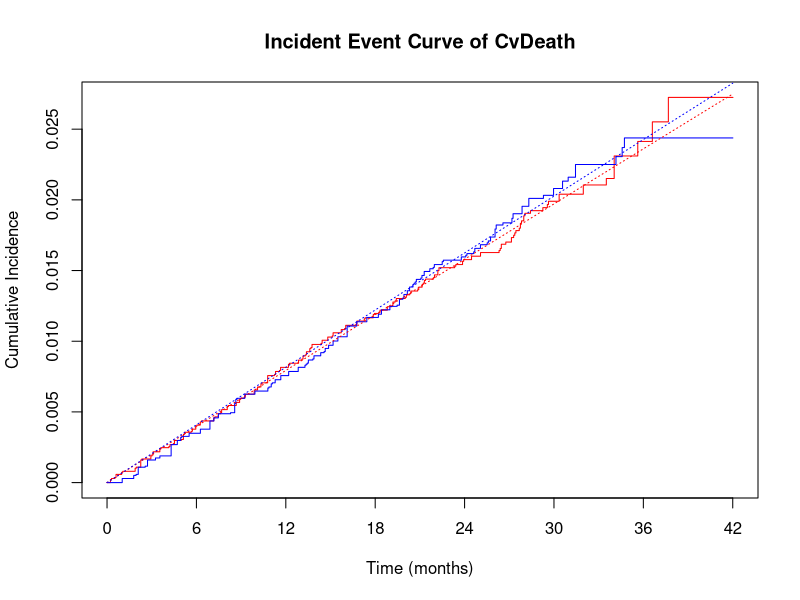
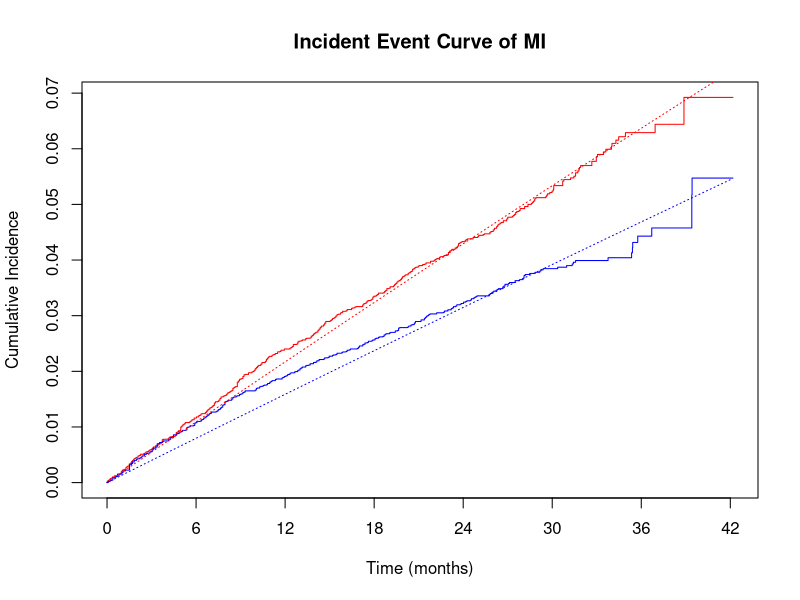
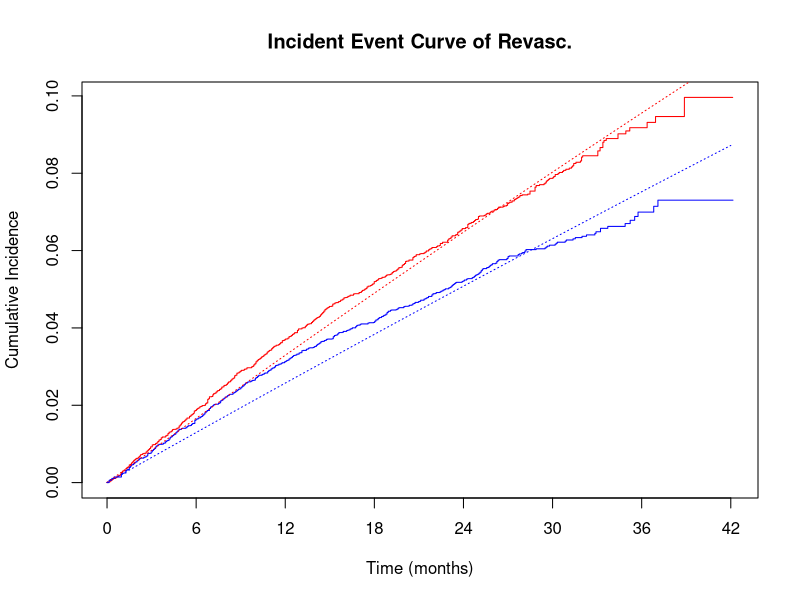
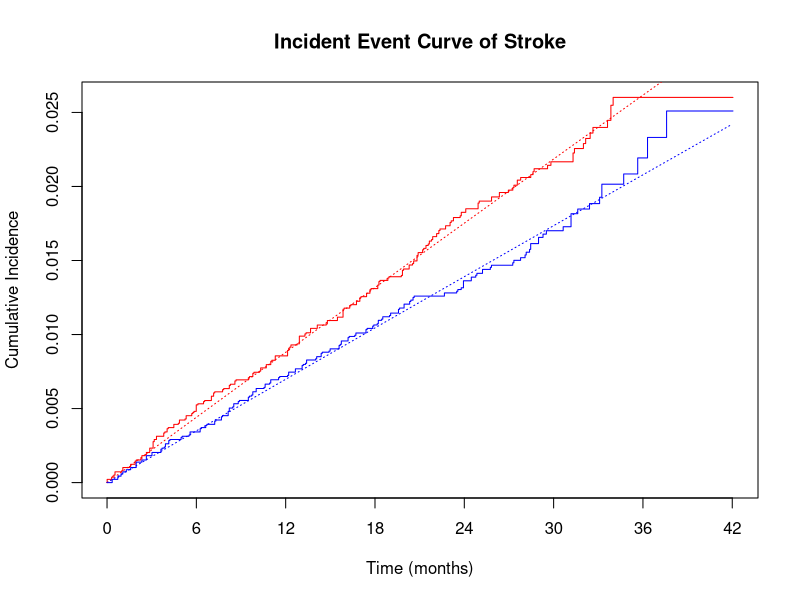
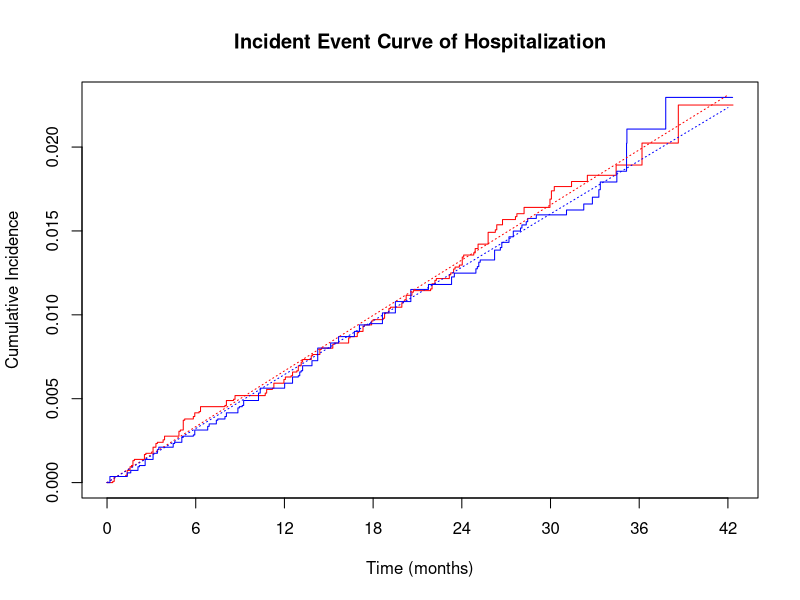
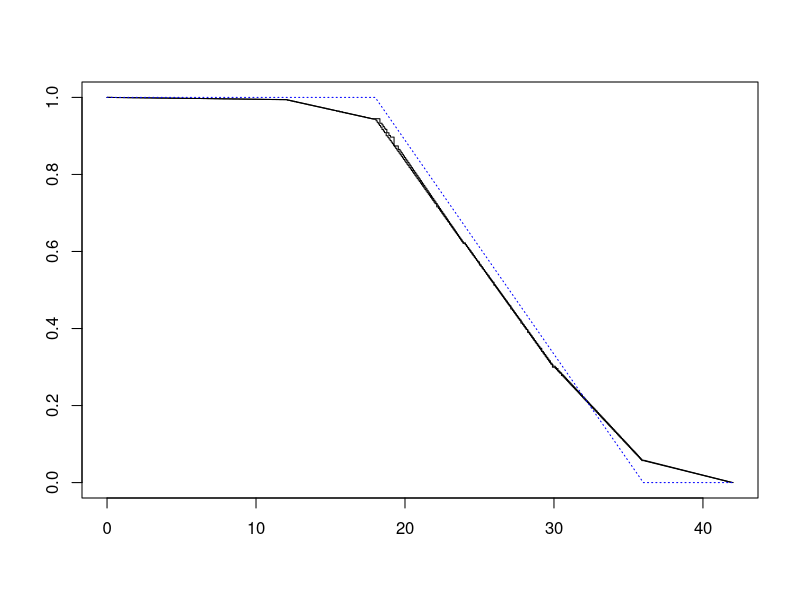

R code for these plots, in order:
library(tidyverse)
library(readxl)
library(survival)
library(writexl)

#####
## First: check whether we can reconstruct the original (incorrect!) one minus Kaplan-Meiers
#####
cvdeath <- read_excel("cvd_ipd.xlsx")
mi <- read_excel("mi_ipd.xlsx")
revas <- read_excel("revasc_ipd.xlsx")
stroke <- read_excel("stroke_ipd.xlsx")
hosp <- read_excel("hosp_ipd.xlsx")

## Also: check the numbers of events
cvd_event <- table(cvdeath$status, cvdeath$treat)[2,]
mi_event <- table(mi$status, mi$treat)[2,]
revas_event <- table(revas$status, revas$treat)[2,]
stroke_event <- table(stroke$status, stroke$treat)[2,]
hosp_event <- table(hosp$status, hosp$treat)[2,]
t(rbind(mi_event, revas_event,cvd_event,stroke_event,hosp_event))

#####
## Second: estimate constant hazard rates for each of the events
#####

# CV death 
tmp <- aggregate(cbind(time, status) ~ treat, data = cvdeath, sum)
tmp$rate <- tmp$status / tmp$time
tmp
tmp1 <- tmp
tseq <- seq(0, 42, by = 0.05)

# Plot cumulative incidence function
sf_cvd <- survfit(Surv(time, status) ~ treat, data = cvdeath)
plot(sf_cvd, fun = "event", col = c("red", "blue"), lwd = 1,
     xlab = "Time (months)", ylab = "Cumulative Incidence",
     main = "Incident Event Curve of CvDeath", xaxt = "n")
axis(1, at = c(0,6,12,18,24,30,36,42))
lines(tseq, 1 - exp(-tmp$rate[1] * tseq), type="l", col = "red", lty=3)
lines(tseq, 1 - exp(-tmp$rate[2] * tseq), type="l", col = "blue", lty=3)

# MI 
tmp <- aggregate(cbind(time, status) ~ treat, data = mi, sum)
tmp$rate <- tmp$status / tmp$time
tmp
tmp2 <- tmp
tseq <- seq(0, 42, by = 0.05)

# Plot cumulative incidence function
sf_mi <- survfit(Surv(time, status) ~ treat, data = mi)
plot(sf_mi, fun = "event", col = c("red", "blue"), lwd = 1,
     xlab = "Time (months)", ylab = "Cumulative Incidence",
     main = "Incident Event Curve of MI", xaxt = "n")
axis(1, at = c(0,6,12,18,24,30,36,42))
lines(tseq, 1 - exp(-tmp$rate[1] * tseq), type="l", col = "red", lty=3)
lines(tseq, 1 - exp(-tmp$rate[2] * tseq), type="l", col = "blue", lty=3)

# Revascularization 
tmp <- aggregate(cbind(time, status) ~ treat, data = revas, sum)
tmp$rate <- tmp$status / tmp$time
tmp
tmp3 <- tmp
tseq <- seq(0, 42, by = 0.05)

# Plot cumulative incidence function
sf_revas <- survfit(Surv(time, status) ~ treat, data = revas)
plot(sf_revas, fun = "event", col = c("red", "blue"), lwd = 1,
     xlab = "Time (months)", ylab = "Cumulative Incidence",
     main = "Incident Event Curve of Revasc.", xaxt = "n")
axis(1, at = c(0,6,12,18,24,30,36,42))
lines(tseq, 1 - exp(-tmp$rate[1] * tseq), type="l", col = "red", lty=3)
lines(tseq, 1 - exp(-tmp$rate[2] * tseq), type="l", col = "blue", lty=3)

# Stroke 
tmp <- aggregate(cbind(time, status) ~ treat, data = stroke, sum)
tmp$rate <- tmp$status / tmp$time
tmp
tmp4 <- tmp
tseq <- seq(0, 42, by = 0.05)

# Plot cumulative incidence function
sf_stroke <- survfit(Surv(time, status) ~ treat, data = stroke)
plot(sf_stroke, fun = "event", col = c("red", "blue"), lwd = 1,
     xlab = "Time (months)", ylab = "Cumulative Incidence",
     main = "Incident Event Curve of Stroke", xaxt = "n")
axis(1, at = c(0,6,12,18,24,30,36,42))
lines(tseq, 1 - exp(-tmp$rate[1] * tseq), type="l", col = "red", lty=3)
lines(tseq, 1 - exp(-tmp$rate[2] * tseq), type="l", col = "blue", lty=3)

# 5. Hospitalization
tmp <- aggregate(cbind(time, status) ~ treat, data = hosp, sum)
tmp$rate <- tmp$status / tmp$time
tmp
tmp5 <- tmp
tseq <- seq(0, 42, by = 0.05)

# Plot cumulative incidence function
sf_hosp <- survfit(Surv(time, status) ~ treat, data = hosp)
plot(sf_hosp, fun = "event", col = c("red", "blue"), lwd = 1,
     xlab = "Time (months)", ylab = "Cumulative Incidence",
     main = "Incident Event Curve of Hospitalization", xaxt = "n")
axis(1, at = c(0,6,12,18,24,30,36,42))
lines(tseq, 1 - exp(-tmp$rate[1] * tseq), type="l", col = "red", lty=3)
lines(tseq, 1 - exp(-tmp$rate[2] * tseq), type="l", col = "blue", lty=3)

####
## We also need a censoring distribution
####
sfcens <- survfit(Surv(time, status==0) ~ treat, data=cvdeath)
plot(sfcens)
# This suggests uniform censoring between 20 and 36 months
censseq <- punif(tseq, 18, 36, lower.tail = FALSE)
lines(tseq, censseq, type="l", col="blue", lty=3)

#####
## Third: generate data with multiple events under assumptions
#####

# Assume that for each of the events considered, the rate of first event is
# the estimated rate of event multiplied by an (as yet unknown) constant, called a

a1 <- c(0.585, 0.624, 0.4062, 0.8, 0.82)
a2 <- c(1.2, 0.8, 1.3, 0.4, 0.9)
a3 <- c(0.8, 0.4, 0.9, 0.1, 1.0)
a4 <- c(0.7, 0.6, 1.0, 0.4, 1.5)
a5 <- c(0.62, 0.75, 0.68, 0.5, 1.6)
# Also assume that for each event type, after an initial first event
# other than death, the event is double the first event rate
# maybe also need to assume another constant vector r for relapse chance 

r <- c(1, 10, 10, 20, 20) 
# Now we are going to generate multiple events for each individual, according
# to these assumptions, re-estimate cumulative events and check with the original
# data

#
# Placebo
#
set.seed(2025)
n <- 13780
res <- matrix(NA, n, 11)
colnames(res) <- c("id", "time1",'type1',"time2",'type2',"time3",'type3',
                    "time4",'type4','time5',"type5")
res[, 1] <- 1:n
t1 <- rexp(n, rate = r[1]* a1[1] * tmp1$rate[1])
t2 <- rexp(n, rate = r[1]* a1[2] * tmp2$rate[1])
t3 <- rexp(n, rate = r[1]* a1[3] * tmp3$rate[1])
t4 <- rexp(n, rate = r[1]* a1[4] * tmp4$rate[1])
t5 <- rexp(n, rate = r[1]* a1[5] * tmp5$rate[1])
tnext <- pmin(t1, t2, t3, t4, t5)
dnext <- 1
dnext[tnext == t1] <- 1
dnext[tnext == t2] <- 2
dnext[tnext == t3] <- 3
dnext[tnext == t4] <- 4
dnext[tnext == t5] <- 5
res[, 2] <- tnext
res[, 3] <- dnext
whnext <- which(dnext > 1)
nnext <- length(whnext)

# After first event, generate second event, except if dnext = 1
t1 <- rexp(nnext, rate = r[2] * a2[1] * tmp1$rate[1])
t2 <- rexp(nnext, rate = r[2] * a2[2] * tmp2$rate[1])
t3 <- rexp(nnext, rate = r[2] * a2[3] * tmp3$rate[1])
t4 <- rexp(nnext, rate = r[2] * a2[4] * tmp4$rate[1])
t5 <- rexp(nnext, rate = r[2] * a2[5] * tmp5$rate[1])
tnext <- pmin(t1, t2, t3, t4, t5)
dnext <- 1
dnext[tnext == t1] <- 1
dnext[tnext == t2] <- 2
dnext[tnext == t3] <- 3
dnext[tnext == t4] <- 4
dnext[tnext == t5] <- 5
res[whnext, 4] <- res[whnext, 2] + tnext
res[whnext, 5] <- dnext
whnext <- whnext[dnext > 1]
nnext <- length(whnext)

# After second event, generate third event, except if dnext = 1
t1 <- rexp(nnext, rate = r[3] * a3[1] * tmp1$rate[1])
t2 <- rexp(nnext, rate = r[3]* a3[2] * tmp2$rate[1])
t3 <- rexp(nnext, rate = r[3] * a3[3] * tmp3$rate[1])
t4 <- rexp(nnext, rate = r[3] * a3[4] * tmp4$rate[1])
t5 <- rexp(nnext, rate = r[3] * a3[5] * tmp5$rate[1])
tnext <- pmin(t1, t2, t3, t4, t5)
dnext <- 1
dnext[tnext == t1] <- 1
dnext[tnext == t2] <- 2
dnext[tnext == t3] <- 3
dnext[tnext == t4] <- 4
dnext[tnext == t5] <- 5
res[whnext, 6] <- res[whnext, 4] + tnext
res[whnext, 7] <- dnext
whnext <- whnext[dnext > 1]
nnext <- length(whnext)

# After third event, generate fourth event, except if dnext = 1
t1 <- rexp(nnext, rate = r[4] * a4[1] * tmp1$rate[1])
t2 <- rexp(nnext, rate = r[4] * a4[2] * tmp2$rate[1])
t3 <- rexp(nnext, rate = r[4] * a4[3] * tmp3$rate[1])
t4 <- rexp(nnext, rate = r[4] * a4[4] * tmp4$rate[1])
t5 <- rexp(nnext, rate = r[4] * a4[5] * tmp5$rate[1])
tnext <- pmin(t1, t2, t3, t4, t5)
dnext <- 1
dnext[tnext == t1] <- 1
dnext[tnext == t2] <- 2
dnext[tnext == t3] <- 3
dnext[tnext == t4] <- 4
dnext[tnext == t5] <- 5
res[whnext, 8] <- res[whnext, 6] + tnext
res[whnext, 9] <- dnext
whnext <- whnext[dnext > 1]
nnext <- length(whnext)

# After fourth event, generate fifth (final) event, except if dnext = 1
t1 <- rexp(nnext, rate = r[5] * a5[1] * tmp1$rate[1])
t2 <- rexp(nnext, rate = r[5] * a5[2] * tmp2$rate[1])
t3 <- rexp(nnext, rate = r[5] * a5[3] * tmp3$rate[1])
t4 <- rexp(nnext, rate = r[5] * a5[4] * tmp4$rate[1])
t5 <- rexp(nnext, rate = r[5] * a5[5] * tmp5$rate[1])
tnext <- pmin(t1, t2, t3, t4, t5)
dnext <- 1
dnext[tnext == t1] <- 1
dnext[tnext == t2] <- 2
dnext[tnext == t3] <- 3
dnext[tnext == t4] <- 4
dnext[tnext == t5] <- 5
res[whnext, 10] <- res[whnext, 8] + tnext
res[whnext, 11] <- dnext

#####
## Fourth: Censor data
#####

#
# placebo
#

set.seed(2025)
ctime <- runif(n, 18, 36)
res <- cbind(res,ctime)
res <- data.frame(res)

# censor first event
res$type1 <- ifelse(res$time1 < ctime, res$type1, 0)
# censor second event
res$type2 <- ifelse(res$time2 < ctime, res$type2, 0)
# censor third event
res$type3 <- ifelse(res$time3 < ctime, res$type3, 0)
# censor fourth event
res$type4 <- ifelse(res$time4 < ctime, res$type4, 0)
# censor fifth event
res$type5 <- ifelse(res$time5 < ctime, res$type5, 0)

# number of events each time
n_1st <- sum(res$type1 > 0, na.rm = TRUE)
n_1st

n_2nd <- sum(res$type2 > 0, na.rm = TRUE)
n_2nd

n_3rd <- sum(res$type3 > 0, na.rm = TRUE)
n_3rd

n_4th <- sum(res$type4 > 0, na.rm = TRUE)
n_4th

n_5th <- sum(res$type5 > 0, na.rm = TRUE)
n_5th

n_total <- n_1st + n_2nd + n_3rd + n_4th + n_5th
n_total

# number of causes specific event frequencies
count_1st <- table(res$type1)
count_1st

count_2nd <- table(res$type2)
count_2nd

count_3rd <- table(res$type3)
count_3rd

count_4th <- table(res$type4)
count_4th

count_5th <- table(res$type5)
count_5th

write_xlsx(res,"censor_pla.xlsx")
#####
## Fifth: Extract Key counting numbers
#####

# Numbers from the clinical report
ncum_repo_pla <- c(240,639,765,262,239)
n1_repo_pla <- c(142,423,394,226,160)
n_event_repo_pla <- c(806,543,214)

# Numbers from simulation
n_1st
n_total_pla <- n_1st + n_2nd + n_3rd + n_4th + n_5th
n_1event_pla <- n_1st - n_2nd
n_2event_pla <- n_2nd - n_3rd
n_3event_pla <- n_3rd - n_4th
n_4event_pla <- n_4th - n_5th
n_5event_pla <- n_5th
n_3pevent_pla <- n_3event_pla + n_4event_pla + n_5event_pla

n_events_sim = c(n_1event_pla,n_2event_pla,n_3pevent_pla)
count_sim <- rbind(count_1st,count_2nd, count_3rd,count_4th,count_5th)
count_cum_sim <- colSums(count_sim)

# output a comparison table
compare_pla <- data.frame(cumu_events = c(ncum_repo_pla,1921),
                          cumu_sim = c(count_cum_sim[2:6],sum(count_cum_sim[2:6])),
                          first_event = c(n1_repo_pla,1192),
                          first_sim = c(as.matrix(count_1st[2:6]),sum(count_1st[2:6])),
                          row.names = c("cvd", "mi", "revasc.","stroke", "hospital.","Total"))

# add multiple events same time term
n_multi <- c(152,53,35,113)
compare_sub <- data.frame (report = n_event_repo_pla,
                           sim = n_events_sim,
                           row.names = c("subjets with 1 event", "subjets with 2 events", "subjets with 3+ event"))

